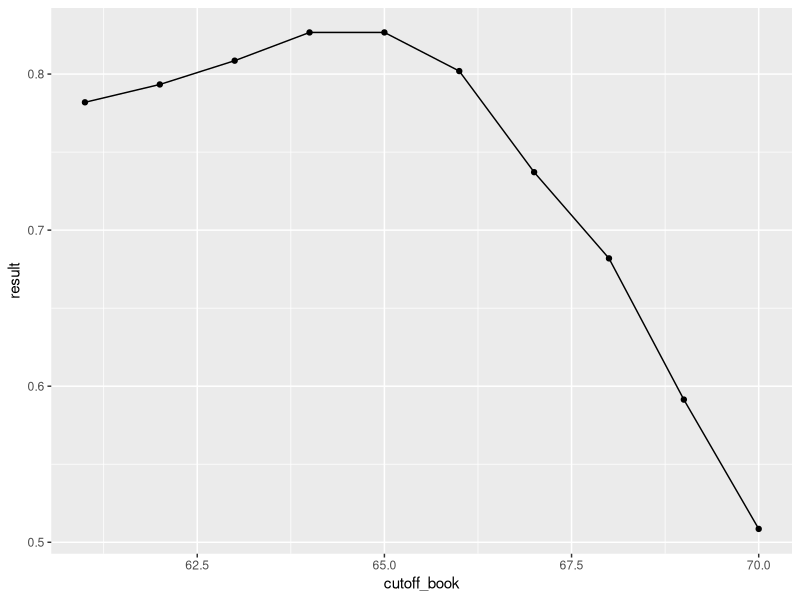

R code for this plot:
library(tidyverse)
library(caret)

library(dslabs)
data(heights)

y <- heights$sex #outcome
x <- heights$height #predictors(feature, covariants)

set.seed(1)
test_index <- createDataPartition(y,
                                  times=1,
                                  p=0.5,
                                  list=FALSE)
test_set <- heights[test_index,]
train_set <- heights[-test_index,]

# algorithm_1_guessing
y_hat <- sample(x = c("Male","Female"),
                size= nrow(train_set), replace = TRUE)
mean(y_hat == test_set$sex)

#algorithm_2_using_cutoff
heights %>% group_by(sex) %>% summarize(mean(height),sd(height))

  ##if height is within 2-sd, classified as male
    y_hat <- ifelse(x>62.08, "Male", "Female")
    mean(y==y_hat)
  
  ##try more cutoff
    #cutoff <- seq(from=min(heights$height), to=max(heights$height),length=100)
    cutoff_book <- seq(from=61, to=70)

    n <- 1:length(cutoff_book)
    
    compare <- function(number=...){
      y_hat <-ifelse(x>cutoff_book[number], "Male", "Female")
      accuracy <-mean(y_hat == y)
    }
    
    result <- sapply(n,FUN = compare)
    cutoff_accuratcy<- data_frame(cutoff_book,result)
    ggplot(cutoff_accuratcy,aes(x=cutoff_book,y=result)) + geom_point(alpha=1) + geom_line()
    
    max(result)
    cutoff_book[which.max(result)]    
    
